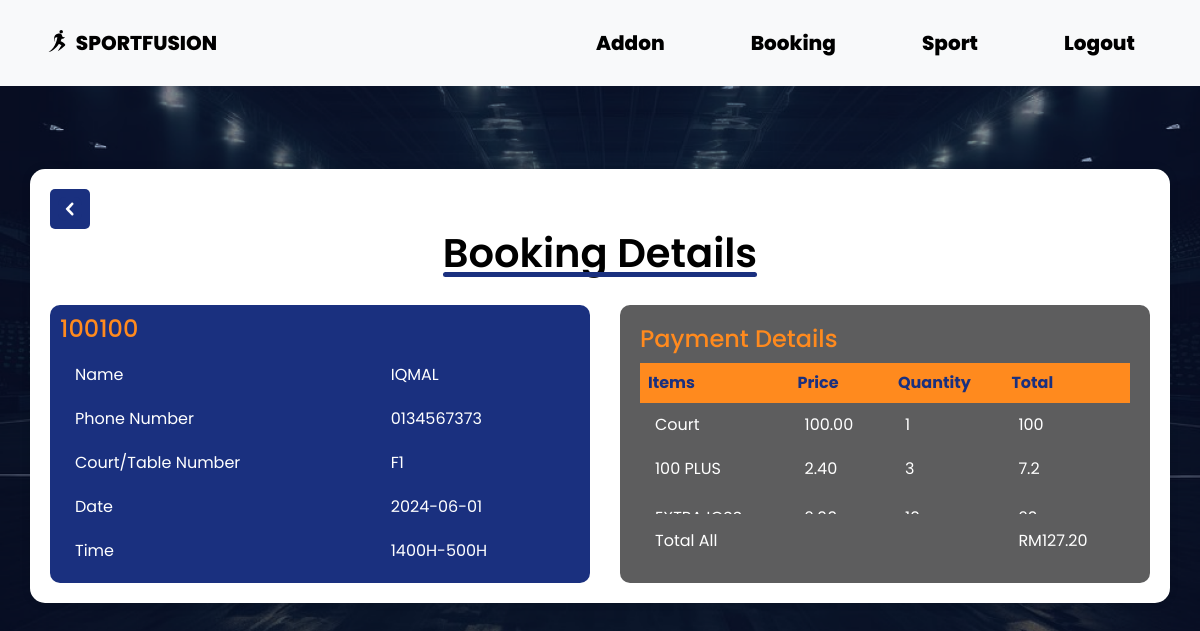
The page /adminViewBookingDetail.php?viewID=100100 (signed in) on the database its author committed.
### tables this page shows
CREATE TABLE `booking` (
  `BOOKINGID` int NOT NULL,
  `BOOKINGDATE` date NOT NULL,
  `TIMESLOT` varchar(11) NOT NULL,
  `HOURSBOOKED` varchar(11) NOT NULL,
  `ADMINID` int DEFAULT NULL,
  `FACID` varchar(30) DEFAULT NULL,
  `CUSTID` int DEFAULT NULL
);

CREATE TABLE `customer` (
  `CUSTID` int NOT NULL,
  `CUSTNAME` varchar(255) NOT NULL,
  `CUSTADDRESS` varchar(255) DEFAULT NULL,
  `CUSTPHONE` varchar(255) DEFAULT NULL,
  `USERNAME` varchar(255) NOT NULL,
  `PASSWORD` varchar(255) NOT NULL
);

CREATE TABLE `facility` (
  `FACID` varchar(30) NOT NULL,
  `FACNAME` varchar(255) NOT NULL,
  `FACPRICEPERHOUR` decimal(10,2) DEFAULT NULL,
  `FACSTATUS` varchar(30) DEFAULT NULL,
  `SPORTID` int DEFAULT NULL
);

CREATE TABLE `addon` (
  `ADDONID` int NOT NULL,
  `ADDONNAME` varchar(255) NOT NULL,
  `ADDONPRICE` decimal(10,2) DEFAULT NULL,
  `ADDONQUANTITY` int DEFAULT NULL
);

CREATE TABLE `booking_addon` (
  `BOOKINGID` int NOT NULL,
  `ADDONID` int NOT NULL,
  `PRICE` decimal(10,2) NOT NULL,
  `QUANTITY` int NOT NULL
);

### adminViewBookingDetail.php (the view, shortened to what this page needs)
<!DOCTYPE html>
<html lang="en">
<?php
include "config.php";
$viewID = $_GET["viewID"];
?>
<head>
    <link rel="stylesheet" href="css/bootstrap.min.css">
    <link rel="stylesheet" href="style.css">
</head>
<body>
    <header>
        <nav class="navbar navbar-expand-lg navbar-light bg-light">
            <div class="container-fluid">
                <a class="navbar-brand" href="homeAdmin.php">
                    <img src="resource/logo.svg" alt="Logo" width="30" height="24" class="d-inline-block align-text-top">
                    SPORTFUSION
                </a>
                <div class="collapse navbar-collapse" id="navbarNav">
                    <ul class="navbar-nav ms-auto">
                        <li class="nav-item">
                            <a class="nav-link" href="adminViewAddon.php">Addon</a>
                        </li>
                        <li class="nav-item">
                            <a class="nav-link" href="adminViewBooking.php">Booking</a>
                        </li>
                        <li class="nav-item">
                            <a class="nav-link" href="viewSport.php">Sport</a>
                        </li>
                        <li class="nav-item">
                            <a class="nav-link" href="logout.php">Logout</a>
                        </li>
                    </ul>
                </div>
            </div>
        </nav>
    </header>
    <main id="customer-details">
        <section class="choose-sport">
            <div class="container">
                <a href="adminViewBooking.php" class="back-button">
                    <img src="resource/backButton.svg" alt="Back">
                </a>
                <h1>Booking Details</h1>
                <div class="booking-details-wrapper">
                    <?php
                    $sqlBooking = "SELECT * FROM booking B JOIN customer C ON B.CUSTID = C.CUSTID WHERE BOOKINGID = ?";
                    $stmtBooking = $conn->prepare($sqlBooking);
                    if ($stmtBooking) {
                        $stmtBooking->bind_param("i", $viewID);
                        $stmtBooking->execute();
                        $resultBooking = $stmtBooking->get_result();
                        if ($resultBooking->num_rows > 0) {
                            $row = $resultBooking->fetch_assoc();
                            $bookingDate = $row["BOOKINGDATE"];
                            $bookingSlot = $row["TIMESLOT"];
                            $bookingFacID = $row["FACID"];
                            $bookingCustPhone = $row["CUSTPHONE"];
                            $bookingCustName = $row["CUSTNAME"];
                        } else {
                            echo "<script>alert('No Booking Available');</script>";
                        }
                    } else {
                        echo "Error preparing statement: " . $conn->error;
                    }
                    ?>
                    <div class="booking-details">
                        <div class="table-container">
                            <h3><?php echo $viewID; ?></h3>
                            <table>
                                <tr>
                                    <td>Name</td>
                                    <td><?php echo $bookingCustName; ?></td>
                                </tr>
                                <tr>
                                    <td>Phone Number</td>
                                    <td><?php echo $bookingCustPhone; ?></td>
                                </tr>
                                <tr>
                                    <td>Court/Table Number</td>
                                    <td><?php echo $bookingFacID; ?></td>
                                </tr>
                                <tr>
                                    <td>Date</td>
                                    <td><?php echo $bookingDate; ?></td>
                                </tr>
                                <tr>
                                    <td>Time</td>
                                    <td><?php echo $bookingSlot; ?></td>
                                </tr>
                            </table>
                        </div>
                    </div>
                    <div class="booking-details2">
                        <div class="table-container2">
                            <?php
                            $sqlPayment = "SELECT B.*, F.FACPRICEPERHOUR, A.ADDONID, A.QUANTITY, A.PRICE, AD.ADDONNAME
                   FROM booking B
                   JOIN booking_addon A ON B.BOOKINGID = A.BOOKINGID
                   JOIN FACILITY F ON B.FACID = F.FACID
                   JOIN ADDON AD ON A.ADDONID = AD.ADDONID
                   WHERE B.BOOKINGID = ?";
                            $stmtPayment = $conn->prepare($sqlPayment);
                            if ($stmtPayment) {
                                $stmtPayment->bind_param("i", $viewID);
                                $stmtPayment->execute();
                                $resultPayment = $stmtPayment->get_result();
                                if ($resultPayment->num_rows > 0) {
                                    $totalAmount = 0;
                            ?>
                                    <h3>Payment Details</h3>
                                    <div class="scrollable-table">
                                        <table>
                                            <thead>
                                                <tr>
                                                    <th>Items</th>
                                                    <th>Price</th>
                                                    <th>Quantity</th>
                                                    <th>Total</th>
                                                </tr>
                                            </thead>
                                            <tbody>
                                                <?php
                                                $row = $resultPayment->fetch_assoc();
                                                $price = $row["FACPRICEPERHOUR"];
                                                $hour = $row["HOURSBOOKED"];
                                                $courtTotal = $price * $hour;
                                                $totalAmount += $courtTotal;
                                                ?>
                                                <tr>
                                                    <td>Court</td>
                                                    <td><?php echo $price; ?></td>
                                                    <td><?php echo $hour; ?></td>
                                                    <td><?php echo $courtTotal; ?></td>
                                                </tr>
                                                <?php
                                                do {
                                                    $addonName = $row["ADDONNAME"];
                                                    $addonPrice = $row["PRICE"];
                                                    $addonQuantity = $row["QUANTITY"];
                                                    $addonTotal = $addonPrice * $addonQuantity;
                                                    $totalAmount += $addonTotal;
                                                ?>
                                                    <tr>
                                                        <td><?php echo $addonName; ?></td>
                                                        <td><?php echo $addonPrice; ?></td>
                                                        <td><?php echo $addonQuantity; ?></td>
                                                        <td><?php echo $addonTotal; ?></td>
                                                    </tr>
                                                <?php
                                                } while ($row = $resultPayment->fetch_assoc());
                                                ?>
                                            </tbody>
                                            <tfoot>
                                                <tr class="total-row">
                                                    <td colspan="3">Total All</td>
                                                    <td><?php echo 'RM' . number_format($totalAmount, 2); ?></td>
                                                </tr>
                                            </tfoot>
                                        </table>
                                    </div>
                            <?php
                                } else {
                                    echo "<script>alert('No Booking Available');</script>";
                                }
                            } else {
                                echo "Error preparing statement: " . $conn->error;
                            }
                            ?>
                        </div>
                    </div>
                </div>
        </section>
    </main>
</body>
</html>

### style.css (style rules this page uses)
* { margin: 0; padding: 0; box-sizing: border-box; font-family: "Poppins", Arial, Helvetica, sans-serif; }
body { background: url(resource/bgRsc.png); background-size: cover; background-repeat: no-repeat; }
header { display: flex; justify-content: flex-end; align-items: center; }
.navbar { display: flex; justify-content: space-between; align-items: center; padding: 10px; width: 100%; background-color: #ffffff; }
.navbar ul { list-style: none; display: flex; margin-right: 20px; }
.navbar ul li { margin-left: 20px; }
.navbar ul li { text-decoration: none; color: #ffffff; font-weight: 600; padding: 10px 15px; border-radius: 5px; }
.navbar a { font-size: 20px; color: #000000; text-decoration: none; font-weight: 800; position: relative; margin-left: 20px; }
.navbar a::after { content: ""; display: block; height: 4px; border-radius: 15px; width: 100%; background-color: #FF8A1E; transform: scaleX(0); transform-origin: left; transition: transform 0.2s ease; position: absolute; bottom: -3px; left: -5px; }

### adminViewBookingDetail.php (style rules this page uses)
#customer-details .choose-sport { display: flex; flex-direction: column; align-items: center; justify-content: center; height: 600px; color: #000000; }
#customer-details .container { background-color: #ffffff; padding: 20px; border-radius: 15px; box-shadow: 0 0 10px rgba(0, 0, 0, 0.1); text-align: center; position: relative; }
#customer-details .back-button { display: flex; align-items: center; justify-content: center; width: 40px; height: 40px; background-color: #1A307F; color: #ffffff; border-radius: 5px; transition: background-color 0.2s; cursor: pointer; }
#customer-details .booking-details-wrapper { display: flex; justify-content: space-between; margin-top: 20px; }
#customer-details .booking-details, #customer-details .booking-details2 { flex-basis: calc(50% - 10px); background-color: #1A307F; border-radius: 10px; padding: 10px; }
#customer-details .booking-details .table-container, #customer-details .booking-details2 .table-container { background-color: #1A307F; padding: 10px; border-radius: 10px; overflow: hidden; display: flex; flex-direction: column; align-items: flex-start; }
#customer-details .booking-details2 { flex-basis: calc(50% - 20px); background-color: #5d5d5e; border-radius: 10px; padding: 20px; margin-left: 20px; }
#customer-details .booking-details .table-container { background-color: transparent; padding: 0; border-radius: 0; overflow: hidden; display: flex; flex-direction: column; align-items: flex-start; }
#customer-details .booking-details2 .table-container2 { background-color: transparent; padding: 0; border-radius: 0; overflow: hidden; display: flex; flex-direction: column; align-items: flex-start; }
#customer-details .booking-details .table-container h3 { margin: 0 0 10px 0; color: #FF8A1E; font-size: 1.5em; text-align: left; width: 100%; }
#customer-details .booking-details2 .table-container2 h3 { margin: 0 0 10px 0; color: #FF8A1E; font-size: 1.5em; text-align: left; width: 100%; }
#customer-details .booking-details table, #customer-details .booking-details2 table { width: 100%; background-color: transparent; color: #ffffff; border-collapse: collapse; text-align: left; }
#customer-details .booking-details table td, #customer-details .booking-details2 table td { padding: 10px 15px; border: none; }
#customer-details .booking-details2 table th { background-color: #FF8A1E; color: #1A307F; font-weight: bold; }
#customer-details .booking-details2 table tr:nth-child(even) { background-color: #5d5d5e; }
#customer-details .booking-details2 table tr:last-child td { background-color: #5d5d5e; padding-top: 15px; }
.scrollable-table { max-height: 200px; overflow-y: auto; position: relative; width: 100%; }
table { width: 100%; border-collapse: collapse; }
th, td { padding: 8px; text-align: left; }
th { background-color: #f2f2f2; position: sticky; top: 0; z-index: 2; }
.total-row { background-color: #f2f2f2; position: sticky; bottom: 0; z-index: 1; }
.container h1 { display: inline-block; position: relative; font-family: 'Poppins'; font-weight: 600; color: #000; }
.container h1::after { content: ''; position: absolute; left: 0; bottom: 0; width: 100%; height: 5px; background: #1A307F; border-radius: 3px; }

### rows shown on the page
booking: CUSTID.CUSTNAME "IQMAL", CUSTID.CUSTPHONE "0134567373", FACID "F1", BOOKINGDATE "2024-06-01", TIMESLOT "1400H-500H", HOURSBOOKED "1", addon.ADDONNAME "100 PLUS", booking_addon.PRICE "2.40", booking_addon.QUANTITY "3", booking_addon.PRICE+QUANTITY "7.2"
facility: FACPRICEPERHOUR "100.00", FACPRICEPERHOUR.HOURSBOOKED "100"

### other values the page prints
$viewID "100100"
$totalAmount "127.20"
